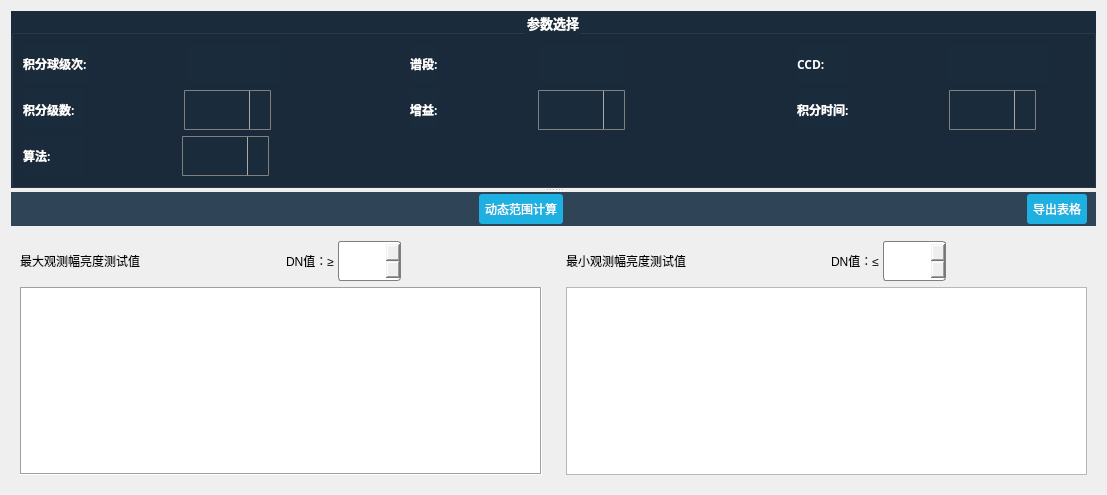
       <widget class="QWidget" name="page_7">
        <property name="styleSheet">
         <string notr="true">QSpinBox  {

     border: 1px solid gray;

     border-radius: 3px;

     min-width: 6em;
	color:white

}</string>
        </property>
        <layout class="QVBoxLayout" name="verticalLayout_30">
         <item>
          <widget class="QSplitter" name="splitter_6">
           <property name="orientation">
            <enum>Qt::Vertical</enum>
           </property>
           <widget class="QGroupBox" name="groupBox_7">
            <property name="sizePolicy">
             <sizepolicy hsizetype="Expanding" vsizetype="Minimum">
              <horstretch>0</horstretch>
              <verstretch>0</verstretch>
             </sizepolicy>
            </property>
            <property name="font">
             <font>
              <family>微软雅黑</family>
              <pointsize>10</pointsize>
              <weight>75</weight>
              <bold>true</bold>
             </font>
            </property>
            <property name="layoutDirection">
             <enum>Qt::LeftToRight</enum>
            </property>
            <property name="styleSheet">
             <string notr="true">QComboBox {
    border: 1px solid gray;
    border-radius: 1px;
    padding: 1px 2px 1px 2px;
    min-width: 9em; 
background-color:#304458;
}
QComboBox::drop-down {
    subcontrol-origin: padding;
    subcontrol-position: top right;
    width: 20px;
 
    border-left-width: 1px;
    border-left-color: darkgray;
    border-left-style: solid; /* just a single line */
    border-top-right-radius: 3px; /* same radius as the QComboBox */
    border-bottom-right-radius: 3px;
}
 QComboBox QAbstractItemView {
selection-background-color: #1DB0E0;
}
QComboBox::down-arrow {
    image: url(:/image/image/down-a.png);
}

QWidget

{
background-color:#1A2B3C;
color: white;
}</string>
            </property>
            <property name="title">
             <string>参数选择</string>
            </property>
            <property name="alignment">
             <set>Qt::AlignCenter</set>
            </property>
            <layout class="QVBoxLayout" name="verticalLayout_26">
             <item>
              <layout class="QHBoxLayout" name="horizontalLayout_83" stretch="1,1,1">
               <property name="spacing">
                <number>100</number>
               </property>
               <item>
                <layout class="QHBoxLayout" name="horizontalLayout_84">
                 <item>
                  <widget class="QLabel" name="label_54">
                   <property name="sizePolicy">
                    <sizepolicy hsizetype="Maximum" vsizetype="Preferred">
                     <horstretch>0</horstretch>
                     <verstretch>0</verstretch>
                    </sizepolicy>
                   </property>
                   <property name="font">
                    <font>
                     <family>微软雅黑</family>
                     <weight>75</weight>
                     <bold>true</bold>
                    </font>
                   </property>
                   <property name="text">
                    <string>积分球级次:</string>
                   </property>
                  </widget>
                 </item>
                 <item>
                  <widget class="QLineEdit" name="lineEdit_lamp_7">
                   <property name="minimumSize">
                    <size>
                     <width>0</width>
                     <height>40</height>
                    </size>
                   </property>
                   <property name="frame">
                    <bool>false</bool>
                   </property>
                  </widget>
                 </item>
                 <item>
                  <spacer name="horizontalSpacer_83">
                   <property name="orientation">
                    <enum>Qt::Horizontal</enum>
                   </property>
                   <property name="sizeHint" stdset="0">
                    <size>
                     <width>40</width>
                     <height>20</height>
                    </size>
                   </property>
                  </spacer>
                 </item>
                </layout>
               </item>
               <item>
                <layout class="QHBoxLayout" name="horizontalLayout_85">
                 <item>
                  <widget class="QLabel" name="label_55">
                   <property name="sizePolicy">
                    <sizepolicy hsizetype="Maximum" vsizetype="Preferred">
                     <horstretch>0</horstretch>
                     <verstretch>0</verstretch>
                    </sizepolicy>
                   </property>
                   <property name="font">
                    <font>
                     <family>微软雅黑</family>
                     <weight>75</weight>
                     <bold>true</bold>
                    </font>
                   </property>
                   <property name="text">
                    <string>谱段:</string>
                   </property>
                  </widget>
                 </item>
                 <item>
                  <widget class="QLineEdit" name="lineEdit_spec_7">
                   <property name="minimumSize">
                    <size>
                     <width>87</width>
                     <height>40</height>
                    </size>
                   </property>
                   <property name="maximumSize">
                    <size>
                     <width>70</width>
                     <height>40</height>
                    </size>
                   </property>
                   <property name="frame">
                    <bool>false</bool>
                   </property>
                   <property name="readOnly">
                    <bool>true</bool>
                   </property>
                  </widget>
                 </item>
                 <item>
                  <spacer name="horizontalSpacer_84">
                   <property name="orientation">
                    <enum>Qt::Horizontal</enum>
                   </property>
                   <property name="sizeHint" stdset="0">
                    <size>
                     <width>40</width>
                     <height>20</height>
                    </size>
                   </property>
                  </spacer>
                 </item>
                </layout>
               </item>
               <item>
                <layout class="QHBoxLayout" name="horizontalLayout_86">
                 <item>
                  <widget class="QLabel" name="label_56">
                   <property name="sizePolicy">
                    <sizepolicy hsizetype="Maximum" vsizetype="Preferred">
                     <horstretch>0</horstretch>
                     <verstretch>0</verstretch>
                    </sizepolicy>
                   </property>
                   <property name="font">
                    <font>
                     <family>微软雅黑</family>
                     <weight>75</weight>
                     <bold>true</bold>
                    </font>
                   </property>
                   <property name="text">
                    <string>CCD:       </string>
                   </property>
                  </widget>
                 </item>
                 <item>
                  <widget class="QLineEdit" name="lineEdit_ccd_7">
                   <property name="minimumSize">
                    <size>
                     <width>87</width>
                     <height>40</height>
                    </size>
                   </property>
                   <property name="frame">
                    <bool>false</bool>
                   </property>
                   <property name="readOnly">
                    <bool>true</bool>
                   </property>
                  </widget>
                 </item>
                 <item>
                  <spacer name="horizontalSpacer_85">
                   <property name="orientation">
                    <enum>Qt::Horizontal</enum>
                   </property>
                   <property name="sizeHint" stdset="0">
                    <size>
                     <width>40</width>
                     <height>20</height>
                    </size>
                   </property>
                  </spacer>
                 </item>
                </layout>
               </item>
              </layout>
             </item>
             <item>
              <layout class="QHBoxLayout" name="horizontalLayout_87" stretch="1,1,1">
               <property name="spacing">
                <number>100</number>
               </property>
               <item>
                <layout class="QHBoxLayout" name="horizontalLayout_88">
                 <item>
                  <widget class="QLabel" name="label_57">
                   <property name="sizePolicy">
                    <sizepolicy hsizetype="Maximum" vsizetype="Preferred">
                     <horstretch>0</horstretch>
                     <verstretch>0</verstretch>
                    </sizepolicy>
                   </property>
                   <property name="font">
                    <font>
                     <family>微软雅黑</family>
                     <weight>75</weight>
                     <bold>true</bold>
                    </font>
                   </property>
                   <property name="text">
                    <string>积分级数:   </string>
                   </property>
                  </widget>
                 </item>
                 <item>
                  <widget class="QComboBox" name="tdi_comboBox_7">
                   <property name="sizePolicy">
                    <sizepolicy hsizetype="Expanding" vsizetype="Fixed">
                     <horstretch>0</horstretch>
                     <verstretch>0</verstretch>
                    </sizepolicy>
                   </property>
                   <property name="minimumSize">
                    <size>
                     <width>87</width>
                     <height>40</height>
                    </size>
                   </property>
                   <property name="maximumSize">
                    <size>
                     <width>70</width>
                     <height>40</height>
                    </size>
                   </property>
                  </widget>
                 </item>
                 <item>
                  <spacer name="horizontalSpacer_86">
                   <property name="orientation">
                    <enum>Qt::Horizontal</enum>
                   </property>
                   <property name="sizeHint" stdset="0">
                    <size>
                     <width>0</width>
                     <height>0</height>
                    </size>
                   </property>
                  </spacer>
                 </item>
                </layout>
               </item>
               <item>
                <layout class="QHBoxLayout" name="horizontalLayout_89">
                 <item>
                  <widget class="QLabel" name="label_58">
                   <property name="sizePolicy">
                    <sizepolicy hsizetype="Maximum" vsizetype="Preferred">
                     <horstretch>0</horstretch>
                     <verstretch>0</verstretch>
                    </sizepolicy>
                   </property>
                   <property name="font">
                    <font>
                     <family>微软雅黑</family>
                     <weight>75</weight>
                     <bold>true</bold>
                    </font>
                   </property>
                   <property name="text">
                    <string>增益:</string>
                   </property>
                  </widget>
                 </item>
                 <item>
                  <widget class="QComboBox" name="gain_comboBox_7">
                   <property name="sizePolicy">
                    <sizepolicy hsizetype="Expanding" vsizetype="Fixed">
                     <horstretch>0</horstretch>
                     <verstretch>0</verstretch>
                    </sizepolicy>
                   </property>
                   <property name="minimumSize">
                    <size>
                     <width>87</width>
                     <height>40</height>
                    </size>
                   </property>
                   <property name="maximumSize">
                    <size>
                     <width>70</width>
                     <height>40</height>
                    </size>
                   </property>
                  </widget>
                 </item>
                 <item>
                  <spacer name="horizontalSpacer_87">
                   <property name="orientation">
                    <enum>Qt::Horizontal</enum>
                   </property>
                   <property name="sizeHint" stdset="0">
                    <size>
                     <width>40</width>
                     <height>20</height>
                    </size>
                   </property>
                  </spacer>
                 </item>
                </layout>
               </item>
               <item>
                <layout class="QHBoxLayout" name="horizontalLayout_90">
                 <item>
                  <widget class="QLabel" name="label_59">
                   <property name="sizePolicy">
                    <sizepolicy hsizetype="Maximum" vsizetype="Preferred">
                     <horstretch>0</horstretch>
                     <verstretch>0</verstretch>
                    </sizepolicy>
                   </property>
                   <property name="font">
                    <font>
                     <family>微软雅黑</family>
                     <weight>75</weight>
                     <bold>true</bold>
                    </font>
                   </property>
                   <property name="text">
                    <string>积分时间:</string>
                   </property>
                  </widget>
                 </item>
                 <item>
                  <widget class="QComboBox" name="time_comboBox_7">
                   <property name="sizePolicy">
                    <sizepolicy hsizetype="Expanding" vsizetype="Expanding">
                     <horstretch>0</horstretch>
                     <verstretch>0</verstretch>
                    </sizepolicy>
                   </property>
                   <property name="minimumSize">
                    <size>
                     <width>87</width>
                     <height>40</height>
                    </size>
                   </property>
                   <property name="maximumSize">
                    <size>
                     <width>70</width>
                     <height>40</height>
                    </size>
                   </property>
                  </widget>
                 </item>
                 <item>
                  <spacer name="horizontalSpacer_88">
                   <property name="orientation">
                    <enum>Qt::Horizontal</enum>
                   </property>
                   <property name="sizeHint" stdset="0">
                    <size>
                     <width>40</width>
                     <height>20</height>
                    </size>
                   </property>
                  </spacer>
                 </item>
                </layout>
               </item>
              </layout>
             </item>
             <item>
              <layout class="QHBoxLayout" name="horizontalLayout_91" stretch="1,1,1">
               <property name="spacing">
                <number>100</number>
               </property>
               <item>
                <layout class="QHBoxLayout" name="horizontalLayout_92">
                 <item>
                  <widget class="QLabel" name="label_60">
                   <property name="sizePolicy">
                    <sizepolicy hsizetype="Maximum" vsizetype="Preferred">
                     <horstretch>0</horstretch>
                     <verstretch>0</verstretch>
                    </sizepolicy>
                   </property>
                   <property name="font">
                    <font>
                     <family>微软雅黑</family>
                     <weight>75</weight>
                     <bold>true</bold>
                    </font>
                   </property>
                   <property name="text">
                    <string>算法:          </string>
                   </property>
                  </widget>
                 </item>
                 <item>
                  <widget class="QComboBox" name="algorithm_comboBox_7">
                   <property name="sizePolicy">
                    <sizepolicy hsizetype="Expanding" vsizetype="Fixed">
                     <horstretch>0</horstretch>
                     <verstretch>0</verstretch>
                    </sizepolicy>
                   </property>
                   <property name="minimumSize">
                    <size>
                     <width>87</width>
                     <height>40</height>
                    </size>
                   </property>
                   <property name="maximumSize">
                    <size>
                     <width>70</width>
                     <height>40</height>
                    </size>
                   </property>
                  </widget>
                 </item>
                 <item>
                  <spacer name="horizontalSpacer_89">
                   <property name="orientation">
                    <enum>Qt::Horizontal</enum>
                   </property>
                   <property name="sizeHint" stdset="0">
                    <size>
                     <width>40</width>
                     <height>20</height>
                    </size>
                   </property>
                  </spacer>
                 </item>
                </layout>
               </item>
               <item>
                <spacer name="horizontalSpacer_90">
                 <property name="orientation">
                  <enum>Qt::Horizontal</enum>
                 </property>
                 <property name="sizeHint" stdset="0">
                  <size>
                   <width>40</width>
                   <height>20</height>
                  </size>
                 </property>
                </spacer>
               </item>
               <item>
                <spacer name="horizontalSpacer_91">
                 <property name="orientation">
                  <enum>Qt::Horizontal</enum>
                 </property>
                 <property name="sizeHint" stdset="0">
                  <size>
                   <width>40</width>
                   <height>20</height>
                  </size>
                 </property>
                </spacer>
               </item>
              </layout>
             </item>
            </layout>
           </widget>
           <widget class="QWidget" name="layoutWidget_9">
            <layout class="QVBoxLayout" name="verticalLayout_27">
             <item>
              <widget class="QWidget" name="widget_6" native="true">
               <property name="styleSheet">
                <string notr="true">QWidget{
    background-color: rgba(48, 68, 88, 255);
}</string>
               </property>
               <layout class="QHBoxLayout" name="horizontalLayout_93">
                <property name="topMargin">
                 <number>2</number>
                </property>
                <property name="bottomMargin">
                 <number>2</number>
                </property>
                <item>
                 <spacer name="horizontalSpacer_92">
                  <property name="orientation">
                   <enum>Qt::Horizontal</enum>
                  </property>
                  <property name="sizeHint" stdset="0">
                   <size>
                    <width>352</width>
                    <height>20</height>
                   </size>
                  </property>
                 </spacer>
                </item>
                <item>
                 <widget class="QPushButton" name="btn_cameraDN">
                  <property name="sizePolicy">
                   <sizepolicy hsizetype="Minimum" vsizetype="Preferred">
                    <horstretch>0</horstretch>
                    <verstretch>0</verstretch>
                   </sizepolicy>
                  </property>
                  <property name="styleSheet">
                   <string notr="true">QPushButton{
	background-color: #1DB0E0;
;	border-radius: 3px;
 	border: 2px;
	padding:6px;
	color:white;
}
QPushButton:hover{
	background-color:#2ECBFF; 
	color: white;
}
</string>
                  </property>
                  <property name="text">
                   <string>动态范围计算</string>
                  </property>
                  <property name="iconSize">
                   <size>
                    <width>0</width>
                    <height>0</height>
                   </size>
                  </property>
                  <property name="checkable">
                   <bool>false</bool>
                  </property>
                  <property name="default">
                   <bool>true</bool>
                  </property>
                  <property name="flat">
                   <bool>false</bool>
                  </property>
                 </widget>
                </item>
                <item>
                 <spacer name="horizontalSpacer_93">
                  <property name="orientation">
                   <enum>Qt::Horizontal</enum>
                  </property>
                  <property name="sizeHint" stdset="0">
                   <size>
                    <width>352</width>
                    <height>20</height>
                   </size>
                  </property>
                 </spacer>
                </item>
                <item>
                 <widget class="QPushButton" name="pushButton_8">
                  <property name="styleSheet">
                   <string notr="true">QPushButton{
	background-color: #1DB0E0;
;	border-radius: 3px;
 	border: 2px;
	padding:6px;
	color:white;
}
QPushButton:hover{
	background-color:#2ECBFF; 
	color: white;
}
</string>
                  </property>
                  <property name="text">
                   <string>导出表格</string>
                  </property>
                 </widget>
                </item>
               </layout>
              </widget>
             </item>
             <item>
              <layout class="QHBoxLayout" name="horizontalLayout_94" stretch="1,1">
               <item>
                <widget class="QWidget" name="widget_7" native="true">
                 <layout class="QVBoxLayout" name="verticalLayout_28">
                  <item>
                   <layout class="QHBoxLayout" name="horizontalLayout_95">
                    <property name="spacing">
                     <number>4</number>
                    </property>
                    <item>
                     <widget class="QLabel" name="label_61">
                      <property name="layoutDirection">
                       <enum>Qt::LeftToRight</enum>
                      </property>
                      <property name="text">
                       <string>最大观测幅亮度测试值</string>
                      </property>
                      <property name="alignment">
                       <set>Qt::AlignCenter</set>
                      </property>
                     </widget>
                    </item>
                    <item>
                     <spacer name="horizontalSpacer_94">
                      <property name="orientation">
                       <enum>Qt::Horizontal</enum>
                      </property>
                      <property name="sizeHint" stdset="0">
                       <size>
                        <width>40</width>
                        <height>20</height>
                       </size>
                      </property>
                     </spacer>
                    </item>
                    <item>
                     <widget class="QLabel" name="label_62">
                      <property name="text">
                       <string>DN值：≥</string>
                      </property>
                     </widget>
                    </item>
                    <item>
                     <widget class="QSpinBox" name="maxDNSpinBox">
                      <property name="minimumSize">
                       <size>
                        <width>56</width>
                        <height>40</height>
                       </size>
                      </property>
                      <property name="maximum">
                       <number>100000</number>
                      </property>
                      <property name="value">
                       <number>800</number>
                      </property>
                     </widget>
                    </item>
                    <item>
                     <spacer name="horizontalSpacer_95">
                      <property name="orientation">
                       <enum>Qt::Horizontal</enum>
                      </property>
                      <property name="sizeHint" stdset="0">
                       <size>
                        <width>40</width>
                        <height>20</height>
                       </size>
                      </property>
                     </spacer>
                    </item>
                   </layout>
                  </item>
                  <item>
                   <widget class="QTableWidget" name="maxDNTableWidget">
                    <property name="styleSheet">
                     <string notr="true">QTableWidget                   // 整个表格控件
{
    background:#FFFFFF;            // 整个表格控件 背景色
    border:none;                   // 整个表格控件 边框
 
    font-size:12px;                // 所有字体大小
    font-family:&quot;Microsoft YaHei&quot;; // 所有字体 family
    color:#666666;                 // 所有字体颜色
background-color: rgb(255, 255, 255);
    alternate-background-color:#F2F8FF;
}
</string>
                    </property>
                    <property name="frameShape">
                     <enum>QFrame::Box</enum>
                    </property>
                    <property name="editTriggers">
                     <set>QAbstractItemView::NoEditTriggers</set>
                    </property>
                    <property name="selectionBehavior">
                     <enum>QAbstractItemView::SelectRows</enum>
                    </property>
                    <property name="textElideMode">
                     <enum>Qt::ElideMiddle</enum>
                    </property>
                    <property name="verticalScrollMode">
                     <enum>QAbstractItemView::ScrollPerItem</enum>
                    </property>
                    <attribute name="horizontalHeaderCascadingSectionResizes">
                     <bool>false</bool>
                    </attribute>
                    <attribute name="horizontalHeaderShowSortIndicator" stdset="0">
                     <bool>false</bool>
                    </attribute>
                    <attribute name="horizontalHeaderStretchLastSection">
                     <bool>false</bool>
                    </attribute>
                    <attribute name="verticalHeaderCascadingSectionResizes">
                     <bool>false</bool>
                    </attribute>
                    <attribute name="verticalHeaderShowSortIndicator" stdset="0">
                     <bool>false</bool>
                    </attribute>
                    <attribute name="verticalHeaderStretchLastSection">
                     <bool>false</bool>
                    </attribute>
                   </widget>
                  </item>
                 </layout>
                </widget>
               </item>
               <item>
                <widget class="QWidget" name="widget_8" native="true">
                 <layout class="QVBoxLayout" name="verticalLayout_29">
                  <item>
                   <layout class="QHBoxLayout" name="horizontalLayout_96">
                    <property name="spacing">
                     <number>4</number>
                    </property>
                    <item>
                     <widget class="QLabel" name="label_63">
                      <property name="text">
                       <string>最小观测幅亮度测试值</string>
                      </property>
                      <property name="alignment">
                       <set>Qt::AlignCenter</set>
                      </property>
                     </widget>
                    </item>
                    <item>
                     <spacer name="horizontalSpacer_96">
                      <property name="orientation">
                       <enum>Qt::Horizontal</enum>
                      </property>
                      <property name="sizeHint" stdset="0">
                       <size>
                        <width>40</width>
                        <height>20</height>
                       </size>
                      </property>
                     </spacer>
                    </item>
                    <item>
                     <widget class="QLabel" name="label_64">
                      <property name="text">
                       <string>DN值：≤</string>
                      </property>
                     </widget>
                    </item>
                    <item>
                     <widget class="QSpinBox" name="minDNSpinBox">
                      <property name="sizePolicy">
                       <sizepolicy hsizetype="Minimum" vsizetype="Fixed">
                        <horstretch>0</horstretch>
                        <verstretch>0</verstretch>
                       </sizepolicy>
                      </property>
                      <property name="minimumSize">
                       <size>
                        <width>56</width>
                        <height>40</height>
                       </size>
                      </property>
                      <property name="maximum">
                       <number>100000</number>
                      </property>
                      <property name="value">
                       <number>20</number>
                      </property>
                     </widget>
                    </item>
                    <item>
                     <spacer name="horizontalSpacer_97">
                      <property name="orientation">
                       <enum>Qt::Horizontal</enum>
                      </property>
                      <property name="sizeHint" stdset="0">
                       <size>
                        <width>40</width>
                        <height>20</height>
                       </size>
                      </property>
                     </spacer>
                    </item>
                   </layout>
                  </item>
                  <item>
                   <widget class="QTableWidget" name="minDNTableWidget">
                    <property name="styleSheet">
                     <string notr="true">QTableWidget                   // 整个表格控件
{
    background:#FFFFFF;            // 整个表格控件 背景色
    border:none;                   // 整个表格控件 边框
 
    font-size:12px;                // 所有字体大小
    font-family:&quot;Microsoft YaHei&quot;; // 所有字体 family
    color:#666666;                 // 所有字体颜色
background-color: rgb(255, 255, 255);
    alternate-background-color:#F2F8FF;
}
</string>
                    </property>
                    <property name="editTriggers">
                     <set>QAbstractItemView::NoEditTriggers</set>
                    </property>
                   </widget>
                  </item>
                 </layout>
                </widget>
               </item>
              </layout>
             </item>
            </layout>
           </widget>
          </widget>
         </item>
        </layout>
       </widget>
